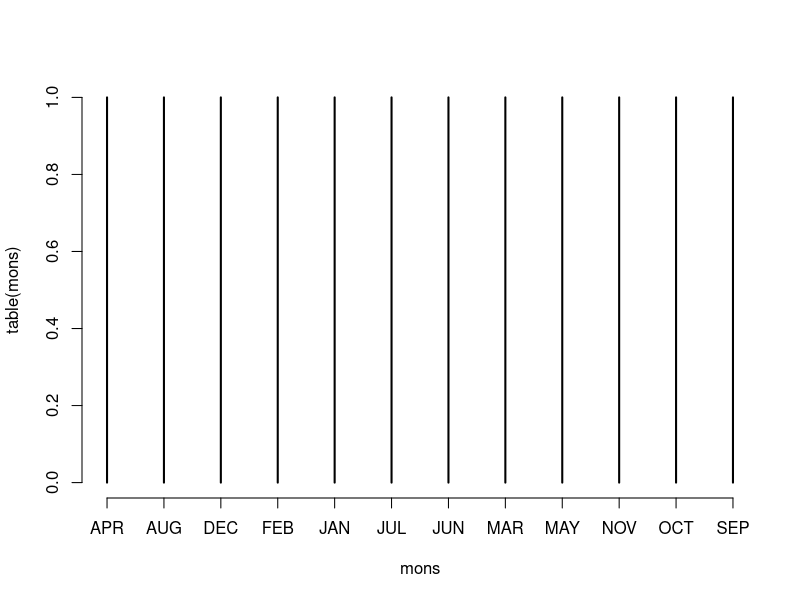
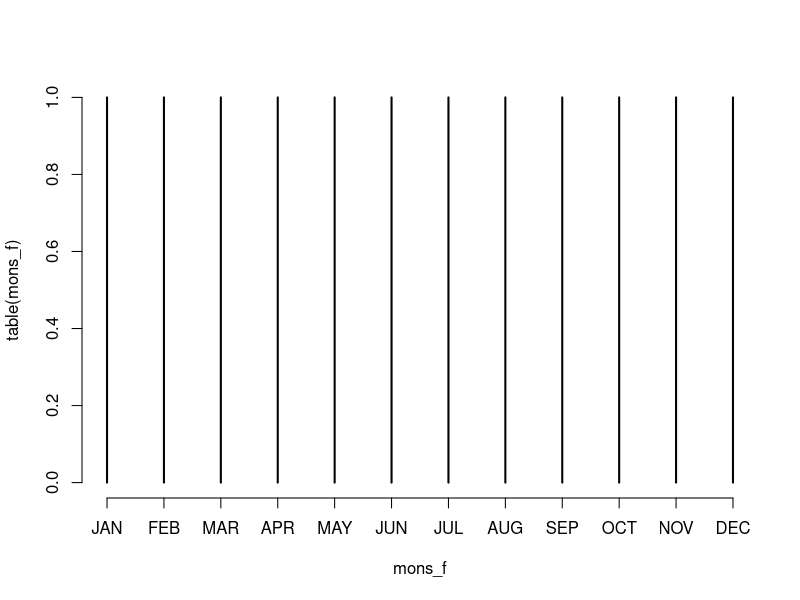

The R script that drew these images, in order:
## ---- chunk 1
knitr::opts_chunk$set(echo = TRUE)
## ---- chunk 2
v1 <- c(1:10)
v2 <- c(rnorm(10)) # generate a sequence of 10 random numbers
## ---- chunk 3
print(v2)
## ---- chunk 4
v2_f <- factor(v2)

print(v2_f)
## ---- chunk 5
attributes(v2_f)
## ---- chunk 6
# Start off with the frequency distribution
table(v2)
table(v2_f)
## ---- chunk 7
# Now let's limit the frequency distribution to the first 5 values in each case
table(v2[1:5])
table(v2_f[1:5])

## ---- chunk 8
print(v2[1:5])

print(v2_f[1:5])

## ---- chunk 9
v1_f <- factor(v1)
v1_f
## ---- chunk 10
attributes(v2_f)$levels <- c(1:10)
## ---- chunk 11
v2_f <- factor(v2)
class(attr(v2_f, 'levels'))
## ---- chunk 12
attr(v2_f, 'levels') <- as.character(c(1:10))
## ---- chunk 13
attr(v2_f, 'levels')
## ---- chunk 14
as.numeric(levels(v2_f))
## ---- chunk 15
levels(v1_f)
## ---- chunk 16
as.numeric(levels(v1_f))
## ---- chunk 17
mons <- c("JAN","FEB","MAR","APR","MAY","JUN",
          "JUL","AUG","SEP","OCT","NOV","DEC")
plot(table(mons))
## ---- chunk 18
mons_f <- factor(mons,
                 levels = mons)
plot(table(mons_f))
## ---- chunk 19
mons_o <- factor(mons,
                 levels = mons,
                 ordered = TRUE)

print(mons_o)
